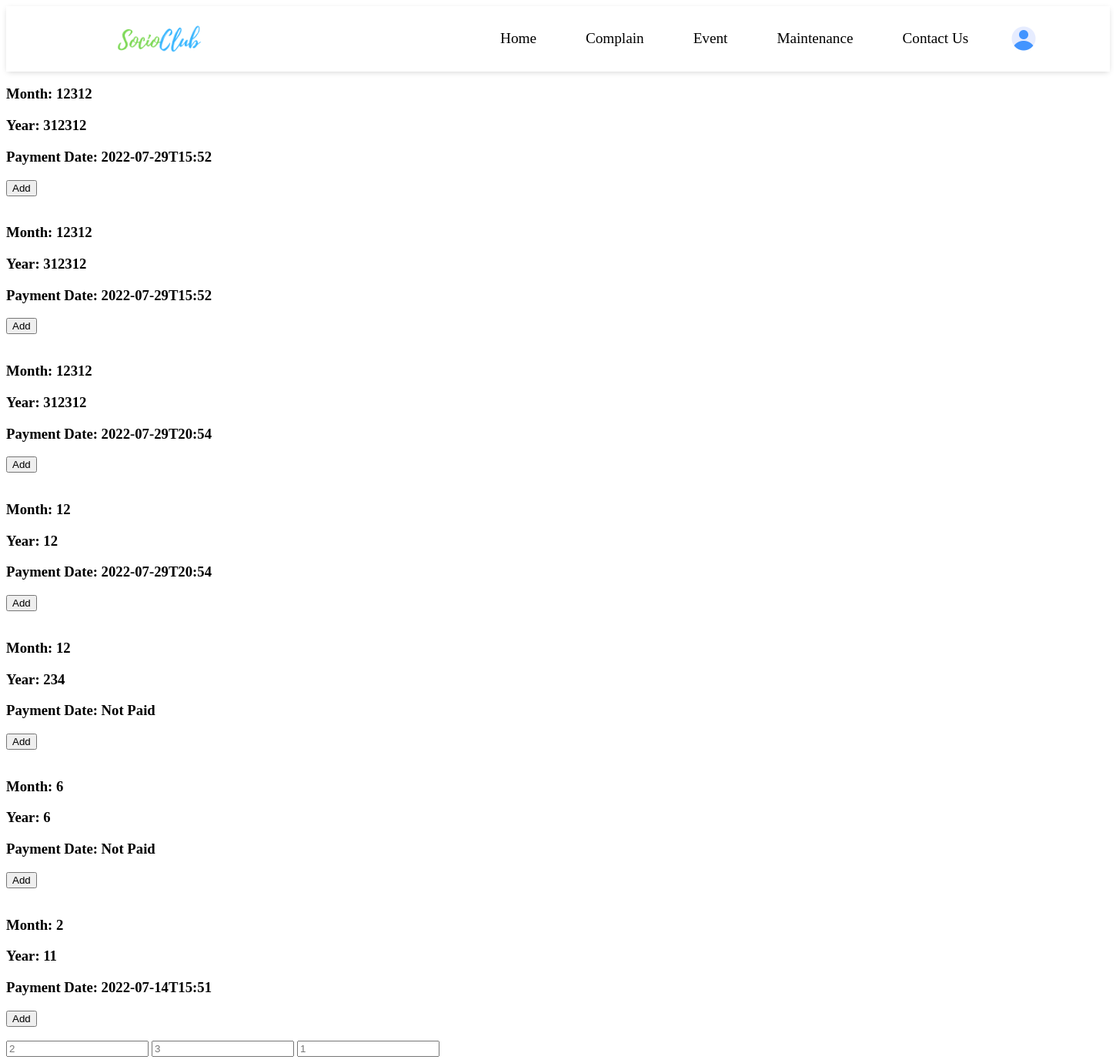
Page /test/ (signed in) on the committed database.
### user_data/models.py (models this page shows, shortened)
class Maintenance(models.Model):
    society_name = models.ForeignKey(Society, on_delete=models.CASCADE)
    maintenance_user = models.ForeignKey(User, on_delete=models.CASCADE)
    maintenance_flat = models.ForeignKey(Flatno, on_delete=models.CASCADE)
    maintenance_amount = models.IntegerField()
    maintenance_month = models.IntegerField()
    maintenance_year = models.IntegerField()
    payment_date = models.CharField(null=True, max_length=15)

### SocioClub/views.py (the view)
# urls.py: path('test/', views.test , name = "test"),
def test(request):
    maintenance_data = Maintenance.objects.filter(maintenance_user = request.user).order_by('-maintenance_month')
    return render(request, "test.html", {'maintenance_data': maintenance_data})

### templates/test.html (shortened to what this page needs)
{% extends "base.html" %}
{% block mainblock %}
{% for m in maintenance_data %}
<h3 id="{{m.maintenance_month}}">Month: {{m.maintenance_month}}</h3>
<h3 id="{{m.maintenance_year}}">Year: {{m.maintenance_year}}</h3>
{% if m.payment_date == "" %}
<h3 id="{{m.payment_date}}">Payment Date: Not Paid</h3>
{% else %}
<h3 id="{{m.payment_date}}">Payment Date: {{m.payment_date}}</h3>
{% endif %}
<button onclick="func({{m.maintenance_month}}, {{m.maintenance_year}}, {{m.payment_date}})">Add</button>
<br><br>
{% endfor %}
<input id="a" type="text" placeholder="2">
<input id="b" type="text" placeholder="3">
<input id="c" type="text" placeholder="1">
{% endblock %}

### static/css/nav.css (style rules this page uses)
body { overflow: hidden; }

### rows in the picture
Maintenance: maintenance_month "12312", maintenance_year "312312", payment_date "2022-07-29T15:52"
Maintenance: maintenance_month "12312", maintenance_year "312312", payment_date "2022-07-29T15:52"
Maintenance: maintenance_month "12312", maintenance_year "312312", payment_date "2022-07-29T20:54"
Maintenance: maintenance_month "12", maintenance_year "12", payment_date "2022-07-29T20:54"
Maintenance: maintenance_month "12", maintenance_year "234"
Maintenance: maintenance_month "6", maintenance_year "6"
Maintenance: maintenance_month "2", maintenance_year "11", payment_date "2022-07-14T15:51"
